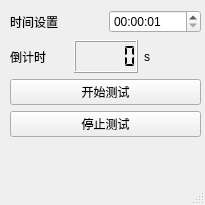
<?xml version="1.0" encoding="UTF-8"?>
<ui version="4.0">
 <class>timecount</class>
 <widget class="QMainWindow" name="timecount">
  <property name="geometry">
   <rect>
    <x>0</x>
    <y>0</y>
    <width>205</width>
    <height>205</height>
   </rect>
  </property>
  <property name="windowTitle">
   <string>MainWindow</string>
  </property>
  <widget class="QWidget" name="centralwidget">
   <widget class="QWidget" name="layoutWidget">
    <property name="geometry">
     <rect>
      <x>10</x>
      <y>10</y>
      <width>191</width>
      <height>23</height>
     </rect>
    </property>
    <layout class="QHBoxLayout" name="horizontalLayout">
     <item>
      <widget class="QLabel" name="label">
       <property name="text">
        <string>时间设置</string>
       </property>
      </widget>
     </item>
     <item>
      <widget class="QTimeEdit" name="timeEdit">
       <property name="maximumTime">
        <time>
         <hour>23</hour>
         <minute>59</minute>
         <second>59</second>
        </time>
       </property>
       <property name="time">
        <time>
         <hour>0</hour>
         <minute>0</minute>
         <second>1</second>
        </time>
       </property>
      </widget>
     </item>
    </layout>
   </widget>
   <widget class="QWidget" name="layoutWidget_2">
    <property name="geometry">
     <rect>
      <x>10</x>
      <y>40</y>
      <width>191</width>
      <height>97</height>
     </rect>
    </property>
    <layout class="QVBoxLayout" name="verticalLayout">
     <item>
      <layout class="QHBoxLayout" name="horizontalLayout_2">
       <item>
        <widget class="QLabel" name="label_2">
         <property name="text">
          <string>倒计时</string>
         </property>
        </widget>
       </item>
       <item>
        <widget class="QLCDNumber" name="lcd">
         <property name="font">
          <font>
           <weight>50</weight>
           <bold>false</bold>
          </font>
         </property>
         <property name="digitCount">
          <number>5</number>
         </property>
         <property name="segmentStyle">
          <enum>QLCDNumber::Flat</enum>
         </property>
         <property name="value" stdset="0">
          <double>0.000000000000000</double>
         </property>
         <property name="intValue" stdset="0">
          <number>0</number>
         </property>
        </widget>
       </item>
       <item>
        <widget class="QLabel" name="label_3">
         <property name="text">
          <string>s</string>
         </property>
        </widget>
       </item>
      </layout>
     </item>
     <item>
      <widget class="QPushButton" name="pushButton">
       <property name="text">
        <string>开始测试</string>
       </property>
      </widget>
     </item>
     <item>
      <widget class="QPushButton" name="pushButton_2">
       <property name="text">
        <string>停止测试</string>
       </property>
      </widget>
     </item>
    </layout>
   </widget>
  </widget>
  <widget class="QMenuBar" name="menubar">
   <property name="geometry">
    <rect>
     <x>0</x>
     <y>0</y>
     <width>205</width>
     <height>26</height>
    </rect>
   </property>
  </widget>
  <widget class="QStatusBar" name="statusbar"/>
 </widget>
 <resources/>
 <connections/>
</ui>
